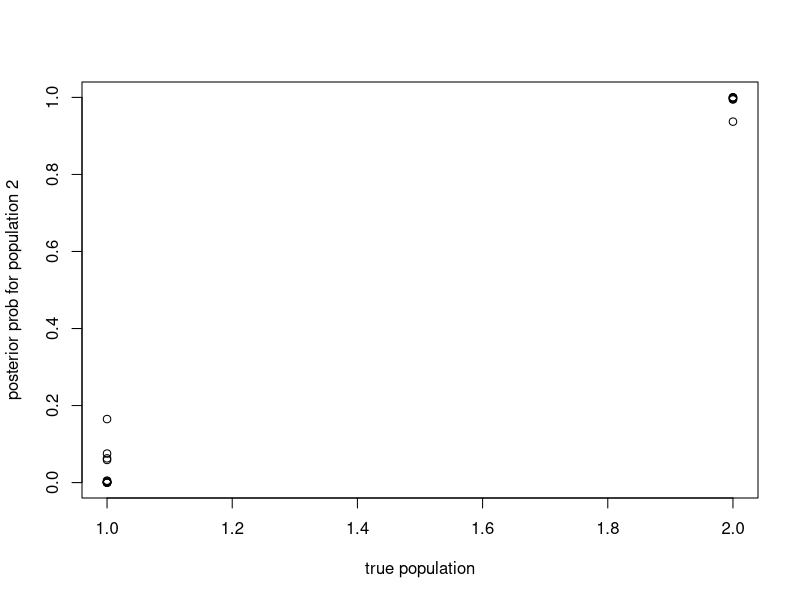

Recreate this plot in R.
## ---- chunk 1
#' @param n number of samples
#' @param p a vector of allele frequencies
r_haploid_genotypes = function(n,p){
  R = length(p)
  x = matrix(nrow = n, ncol=R)
  for(i in 1:n){
    x[i,] = rbinom(R,rep(1,R),p)
  }
  return(x)
}
## ---- chunk 2
set.seed(123)
p = seq(0.1,0.9,length=9)
x = r_haploid_genotypes(20,p)
p
x 
## ---- chunk 3
#' @param n number of samples
#' @param P a 2 by R matrix of allele frequencies
r_simplemix = function(n,P){
  R = ncol(P) # number of loci
  z = rep(0,n) # used to store population of origin of each individual
  x = matrix(nrow = n, ncol=R) #used to store genotypes
  
  for(i in 1:n){
    z[i] = sample(1:2, size=1, prob=c(0.5,0.5))
    x[i,] = r_haploid_genotypes(1,P[z[i],])
  }
  return(list(x=x,z=z))
}
## ---- chunk 4
set.seed(123)
P = rbind(p,1-p)
print(P)
sim = r_simplemix(n=20,P)
## ---- chunk 5
print(cbind(z=sim$z,sim$x))
## ---- chunk 6
#' @param n number of samples
#' @param P a 2 by R matrix of allele frequencies
#' @param w a w-vector of component prior probabilities
r_simplemix = function(n,P,w=c(0.5,0.5)){
  R = ncol(P) # number of loci
  z = rep(0,n) # used to store population of origin of each individual
  x = matrix(nrow = n, ncol=R) #used to store genotypes
  
  for(i in 1:n){
    z[i] = sample(1:2, size=1, prob=w)
    x[i,] = r_haploid_genotypes(1,P[z[i],])
  }
  return(list(x=x,z=z))
}
## ---- chunk 7
#' Compute the likelihood for allele frequences p given genotype data x
#' @param p an R vector of allele frequencies
#' @param x an R vector of genotypes
likelihood = function(p,x){
  return(prod(p^x*(1-p)^(1-x)))
}

#' normalize a vector, x, so it's elements sum to 1
#' @param x a vector
normalize = function(x){x/sum(x)}

#' Compute posterior assignment probabilities
#' @param x an n by R matrix of genotypes
#' @param P a 2 by R matrix of allele frequencies
#' @param w a 2-vector of prior probabilities
posterior_prob_assignment=function(x,P,w){
  n = nrow(x)
  K = length(w)
  post = matrix(nrow=n, ncol=K) # to store the posterior probabilities
  lik = rep(0,K) # a vector to store the likelihoods
  for(i in 1:n){
    for(k in 1:K){
      lik[k] = likelihood(P[k,],x[i,])
    }
    post[i,] = normalize(lik*w)
  }
  return(post)
}
## ---- chunk 8
set.seed(123)
sim = r_simplemix(n=20,P)
posterior = posterior_prob_assignment(sim$x,P,w=c(0.5,0.5))
plot(sim$z,posterior[,2],xlab="true population", ylab="posterior prob for population 2")
## ---- chunk 9
#' Compute the posterior parameters for allele frequencies given genotypes 
#' and population labels
#' @param x an n by R matrix of genotypes
#' @param z an n vector of population assignments
#' @param a a 2-vector of prior parameters
posterior_param_allele_frequencies=function(x,z,a){
 K = 2
 R = ncol(x)
 post_param = array(dim=c(2,K,R))
 for(k in 1:K){
   for(r in 1:R){
     number_of_ones = sum(x[z==k,r]) #number of 1s observed at locus r in population k
     total = sum(z==k) # how many individuals in population k
     post_param[,k,r] = a + c(number_of_ones, total - number_of_ones)
   }
 }
 return(post_param)
}
## ---- chunk 10
set.seed(123)
sim = r_simplemix(n=20,P)
posterior_param = posterior_param_allele_frequencies(sim$x,sim$z,a = c(1,1))
posterior_param[,1,] # these should be the posterior parameters for population 1
posterior_param[,2,] # these should be the posterior parameters for population 2
## ---- chunk 11
#' Simulate new values for the population assignments from their full conditional distribution
#' @param x an n by R matrix of genotypes
#' @param P a 2 by R matrix of allele frequencies
#' @param w a 2-vector of prior probabilities
newZ_gibbs <- function(x, P, w) {
    K <- nrow(P)
    n <- nrow(x)
    
    # get the full conditionals
    zprobs <- posterior_prob_assignment(x, P, w)  # makes a matrix of probabilities
    
    newZ <- rep(NA, n)
    
    for (i in 1:n) {
      newZ[i] <- sample(1:K, size = 1, prob = zprobs[i,])   # simulate new Z's from the zprobs
    }
    
    newZ
}
## ---- chunk 12
set.seed(123)
sim = r_simplemix(n=20,P)
newZ <- newZ_gibbs(sim$x, P, w = c(0.5, 0.5))

# here is the original value
sim$z
# here is the new value
newZ
## ---- chunk 13
#' Simulate new values for the allele frequencies 
#' @param x an n by R matrix of genotypes
#' @param z an n vector of population assignments
#' @param a a 2-vector of prior parameters
newP_gibbs <- function(x,z,a = c(1,1)) {
  
  # compute the beta parameters for the full conditionals of P
  p_params <- posterior_param_allele_frequencies(x, z, a)
  
  R <- ncol(x)  # number of loci
  K <- 2

  # prepare a matrix for output
  newP <- matrix(nrow = 2, ncol = R)
  
  # simulate beta random variables to fill the P matrix
  for(r in 1:R) {
    for(k in 1:K) {
    
    # get the beta parameters for population k
    par1 <- p_params[1,k,r]
    par2 <- p_params[2,k,r]
    
    # simulate a new value from a beta distribution
    newP[k,r] <- rbeta(1, par1, par2)
    }
  }
  
  newP
}
## ---- chunk 14
set.seed(123)
sim = r_simplemix(n=20,P)
newP <- newP_gibbs(sim$x, sim$z, a = c(1,1))

# here is the original value
P
# here is the new value
newP
## ---- chunk 15
# do mcmc by Gibbs sampling for Z and P
#' @param x an n by R matrix of genotypes
#' @param a a 2-vector of prior parameters for the allele frequencies
#' @param w a 2-vector of mixing proportions assumed to be (0.5, 0.5)
#' @param nIter the number of sweeps (updates of both Z and P) of the chain to perform
mcmc_gibbs_Z_and_P <- function(
  x, 
  a = c(1, 1), 
  w=c(0.5, 0.5), 
  nIter = 500
) {
  
  n <- nrow(x)
  R <- ncol(x)
  K <- 2
  
  # we need to have an initial value for the Z's.  Just sample it, randomly from w
  z <- sample(1:2, size = n, replace = TRUE, prob = w)
  
  # cycle over the sweeps
  for (rep in 1:nIter) {
    
    # Gibbs update for P
    P <- newP_gibbs(x, z, a)
    
    # Gibbs update for z
    z <- newZ_gibbs(x, P, w)
    
    # For now, just print the current values
    # print z
    print(paste("Z: rep =", rep))
    print(z)
    
    # print P
    print(paste("P: rep =", rep))
    print(P)
  }
}
## ---- chunk 16
set.seed(123)
sim = r_simplemix(n=20,P)

# now, given only the genotypes x, the allele frequency prior parameters a,
# and assuming mixing proportions of w = c(0.5, 0.5), we can run a Markov chain
# that samples from the posterior distribution of Z, and P.

# Print the true values of z and P from the simulated data:
sim$z
P

# Currently, the function just prints the values of Z and P each iteration.
# Just run it for 10 iterations
mcmc_gibbs_Z_and_P(sim$x, nIter = 10)
## ---- chunk 17
#' Simulate new values for the component proportions 
#' @param z an n vector of population assignments
#' @param b a 2-vector of prior parameters
newW_gibbs <- function(z,b = c(1,1)) {
  n1 = sum(z==1)
  n2 = sum(z==2)
  w = rbeta(1,shape1 = b[1]+n1, shape2 = b[2]+n2)
  return(c(w,1-w))
}
## ---- chunk 18
# do mcmc by Gibbs sampling for Z and P and W
#' @param x an n by R matrix of genotypes
#' @param a a 2-vector of prior parameters for the allele frequencies
#' @param b a 2-vector of prior parameters for the mixing proportions
#' @param nIter the number of sweeps (updates of both Z and P) of the chain to perform
mcmc_gibbs_Z_and_P_and_W <- function(
  x, 
  a = c(1, 1), 
  b = c(1, 1), 
  nIter = 500
) {
  
  n <- nrow(x)
  R <- ncol(x)
  K <- 2
  
  # initialize w
  w <- c(0.5,0.5)
  
  # we need to have an initial value for the Z's.  Just sample it, randomly from w
  z <- sample(1:2, size = n, replace = TRUE, prob = w)
  

  # cycle over the sweeps
  for (rep in 1:nIter) {
    
    # Gibbs update for P
    P <- newP_gibbs(x, z, a)
    
    # Gibbs update for z
    z <- newZ_gibbs(x, P, w)
    
    # Gibbs update for z
    w <- newW_gibbs(z, b)
    
  }
  return(list(P=P,z=z,w=w))
}
## ---- chunk 19
set.seed(123)
sim = r_simplemix(n=20,P)

# now, given only the genotypes x, the allele frequency prior parameters a,
# and assuming mixing proportions of w = c(0.5, 0.5), we can run a Markov chain
# that samples from the posterior distribution of Z, and P.

# Print the true values of z and P from the simulated data:
sim$z
P

# Just run it for 10 iterations
res = mcmc_gibbs_Z_and_P_and_W(sim$x, nIter = 10)
res$z
res$w

# When I ran 10 iterations it was not enough... so I tried 100
res = mcmc_gibbs_Z_and_P_and_W(sim$x, nIter = 100)
res$z
res$w
table(res$z,sim$z) # note the label-switching....
